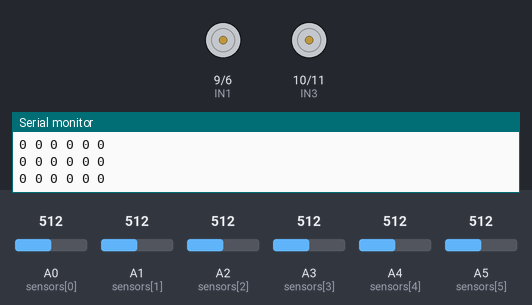
A sketch run on a simulated Arduino Uno, built with avr-gcc and run on an emulated ATmega328P. Parts: motor-driver pin pairs drawn as motors (green arrow = first pin HIGH = forward, orange = second pin HIGH = backward, longer = more drive), the last lines printed to the serial monitor. The test bench sets the inputs (shaded band); at power-on: A0 (sensors[0]) = 512, A5 (sensors[5]) = 512, A1 (sensors[1]) = 512, A2 (sensors[2]) = 512, A3 (sensors[3]) = 512, A4 (sensors[4]) = 512.

Above: at 1.2 s.
1.3 s: A0 (sensors[0]) set to 490
At 2.1 s:
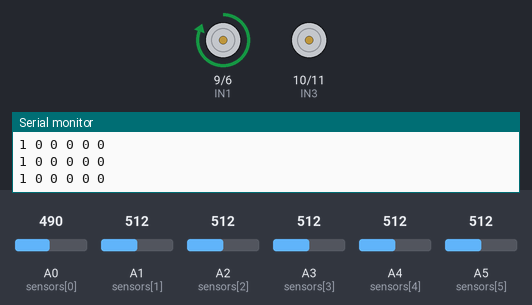
2.8 s: A5 (sensors[5]) set to 482
At 3.2 s:
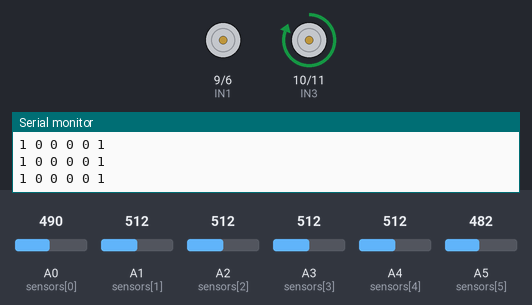
4.3 s: A5 (sensors[5]) set to 510
At 5.5 s:
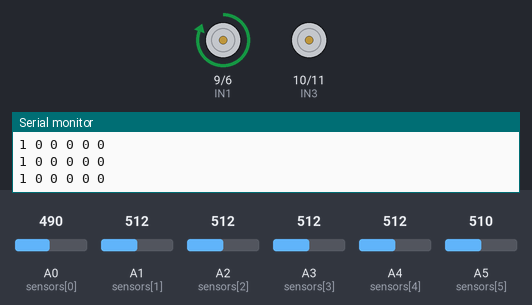
7.3 s: A0 (sensors[0]) set to 510
At 7.32 s:
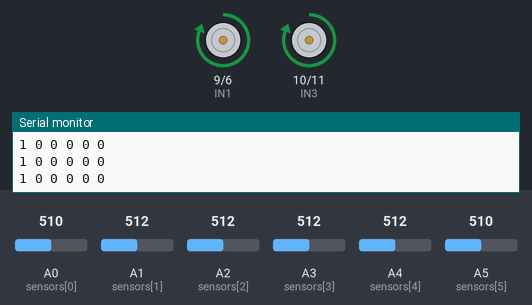
8.9 s: A5 (sensors[5]) set to 490
At 10.3 s:
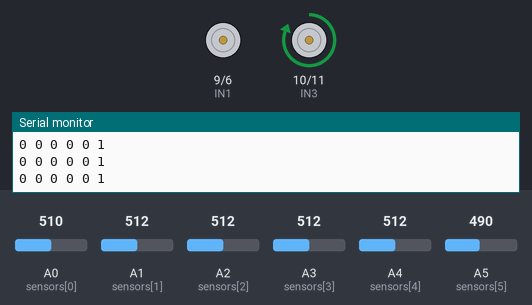
Timing chart, 0 to 11.4 s (numbered marks = the images above; inputs shaded):
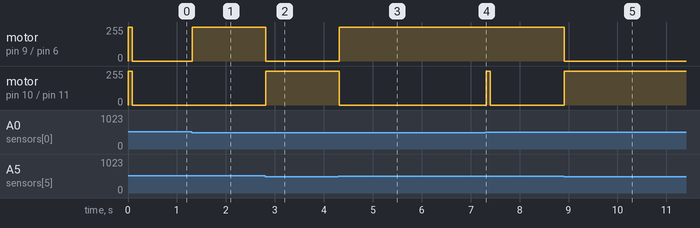

The sketch:

DhakaUniversity.ino
```cpp
// --- Motor Pins ---
#define IN1 9    // Left motor forward
#define IN2 6    // Left motor backward
#define IN3 10   // Right motor forward
#define IN4 11   // Right motor backward
#define sensorValue arr

// --- Sensor Pins ---
int sensors[6] = {A0, A1, A2, A3, A4, A5};
int sensorValue[6];

// --- Sensor threshold ---
int threshold = 500; // Adjust based on testing

unsigned long whiteTol = 90; // tolerance time in ms
unsigned long whiteStart = 0;

int lastPos = 0; // 1 = left, 2 = right

void setup() {
  // Motor pins
  pinMode(IN1, OUTPUT);
  pinMode(IN2, OUTPUT);
  pinMode(IN3, OUTPUT);
  pinMode(IN4, OUTPUT);

  // Sensor pins
  for (int i = 0; i < 6; i++) {
    pinMode(sensors[i], INPUT);
  }

  Serial.begin(9600);
}

void loop() {
  bool allWhite = true;

  // Read sensor values
  for (int i = 0; i < 6; i++) {
    sensorValue[i] = (analogRead(sensors[i]) > threshold) ? 0 : 1;
    if (sensorValue[i] == 1) allWhite = false; // Found black
    Serial.print(sensorValue[i]);
    Serial.print(" ");
  }
  Serial.println();

  // Update last position memory
  if (sensorValue[0] && !sensorValue[5]) lastPos = 2; // right
  if (!sensorValue[0] && sensorValue[5]) lastPos = 1; // left

  // Movement logic
  if (!allWhite) {
    // Reset white tolerance timer
    whiteStart = millis();


    if (((sensorValue[2] * sensorValue[3]) || (sensorValue[4] * sensorValue[3]) || (arr[2]*arr[3]*arr[4])) && (arr[0]+arr[5]!=1)) {
      forward();
    }
    else if (arr[5] || (arr[5] * arr[4]) ||(arr[5] * arr[4] * arr[3])) {
      turnLeft();
    }
    else if (sensorValue[0] || (sensorValue[1] && sensorValue[0]) ||(arr[1] && arr[2]) || (arr[0] && arr[1] && arr[2])) {
      turnRight();
    }
    else {
      stopMotors();
    }
  }
  else {
    // All white detected
    if (millis() - whiteStart < whiteTol) {
      forward(); // keep moving straight within tolerance
    }
    else {
      // After tolerance, follow last known direction
      if (lastPos == 1) {
        turnLeft();
      }
      else if (lastPos == 2) {
        turnRight();
      }
      else {
        stopMotors(); // if no memory, just stop
      }
    }
  }

 delay(10);
}

// --- Movement Functions ---
void forward() {
  digitalWrite(IN1, HIGH); // Left forward
  digitalWrite(IN2, LOW);
  digitalWrite(IN3, HIGH); // Right forward
  digitalWrite(IN4, LOW);
}

void turnLeft() {
  digitalWrite(IN1, LOW);
  digitalWrite(IN2, LOW);
  digitalWrite(IN3, HIGH);
  digitalWrite(IN4, LOW);
}

void turnRight() {
  digitalWrite(IN1, HIGH);
  digitalWrite(IN2, LOW);
  digitalWrite(IN3, LOW);
  digitalWrite(IN4, LOW);
}

void stopMotors() {
  digitalWrite(IN1, LOW);
  digitalWrite(IN2, LOW);
  digitalWrite(IN3, LOW);
  digitalWrite(IN4, LOW);
}
```

Measured:
- the behaviour switches between 501 and 500 on A0 (sensors[0]) (found by bisection; images 0 and 1)
- the behaviour switches between 501 and 500 on A5 (sensors[5]) (found by bisection; images 1 and 2)
- after the input at 1.3 s, motor on pin 9 (IN1) / pin 6 (IN2): stopped → forward 255/255 at once
- after the input at 2.8 s, motor on pin 9 (IN1) / pin 6 (IN2): forward 255/255 → stopped at once; motor on pin 10 (IN3) / pin 11 (IN4): stopped → forward 255/255 at once
- after the input at 4.3 s, motor on pin 9 (IN1) / pin 6 (IN2): stopped → forward 255/255 at once; motor on pin 10 (IN3) / pin 11 (IN4): forward 255/255 → stopped at once
- after the input at 7.3 s, motor on pin 10 (IN3) / pin 11 (IN4): stopped → forward 255/255 at once, → stopped 0.09 s later
- after the input at 8.9 s, motor on pin 9 (IN1) / pin 6 (IN2): forward 255/255 → stopped at once; motor on pin 10 (IN3) / pin 11 (IN4): stopped → forward 255/255 at once
